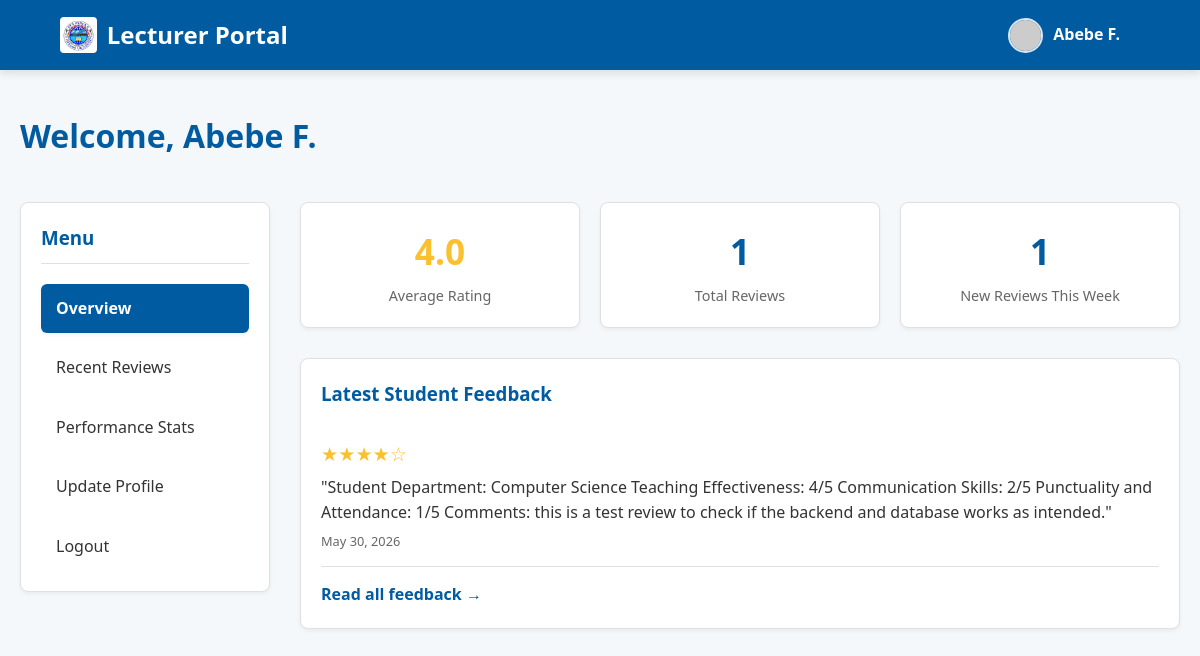
/lecturer/lecturer-dashboard.php (signed in), run on the app's committed database.
### tables this page shows
CREATE TABLE `lecturers` (
  `id` int(11) NOT NULL,
  `name` varchar(100) NOT NULL,
  `valid_id` int(11) NOT NULL,
  `department_id` int(11) NOT NULL
);

CREATE TABLE `reviews` (
  `id` int(11) NOT NULL,
  `review` text NOT NULL,
  `rating` tinyint(4) NOT NULL,
  `lecturer_id` int(11) NOT NULL,
  `course_id` int(11) NOT NULL,
  `student_id` int(11) NOT NULL,
  `created_at` timestamp NULL DEFAULT current_timestamp(),
  `updated_at` timestamp NULL DEFAULT current_timestamp() ON UPDATE current_timestamp()
);

### lecturer/lecturer-dashboard.php (the view, shortened to what this page needs)
<?php
require_once '../data/database.php';
$account_id = $_SESSION['user_id'];
$lecturer_sql = "
    SELECT
        lecturers.id,
        lecturers.name,
        departments.department
    FROM lecturer_accounts
    INNER JOIN lecturers
        ON lecturer_accounts.lecturer_id = lecturers.id
    INNER JOIN departments
        ON lecturers.department_id = departments.id
    WHERE lecturer_accounts.id = ?
    LIMIT 1
";
$lecturer_stmt = $pdo->prepare($lecturer_sql);
$lecturer_stmt->execute([$account_id]);
$lecturer = $lecturer_stmt->fetch(PDO::FETCH_ASSOC);
$lecturer_id = $lecturer['id'];
$lecturer_name = $lecturer['name'];
$stats_sql = "
    SELECT
        COUNT(*) AS total_reviews,
        ROUND(AVG(rating),1) AS average_rating
    FROM reviews
    WHERE lecturer_id = ?
";
$stats_stmt = $pdo->prepare($stats_sql);
$stats_stmt->execute([$lecturer_id]);
$stats = $stats_stmt->fetch(PDO::FETCH_ASSOC);
$total_reviews = $stats['total_reviews'] ?? 0;
$average_rating = $stats['average_rating'] ?? 0;
$week_sql = "
    SELECT COUNT(*) AS weekly_reviews
    FROM reviews
    WHERE lecturer_id = ?
    AND created_at >= DATE_SUB(NOW(), INTERVAL 7 DAY)
";
$week_stmt = $pdo->prepare($week_sql);
$week_stmt->execute([$lecturer_id]);
$weekly_reviews = $week_stmt->fetchColumn();
$reviews_sql = "
    SELECT
        review,
        rating,
        created_at
    FROM reviews
    WHERE lecturer_id = ?
    ORDER BY created_at DESC
    LIMIT 5
";
$reviews_stmt = $pdo->prepare($reviews_sql);
$reviews_stmt->execute([$lecturer_id]);
$latest_reviews = $reviews_stmt->fetchAll(PDO::FETCH_ASSOC);
?>
<!DOCTYPE html>
<html lang="en">
<head>
  <link rel="stylesheet" href="../css/style.css">
  <link rel="stylesheet" href="../css/responsive.css">
  <link rel="stylesheet" href="../css/dashboard.css">
</head>
<body>
  <nav class="navbar">
    <div class="nav-brand">
      <a href="lecturer-dashboard.php" class="logo-btn-link" title="Go to Dashboard">
        <img src="../images/download.jpg" alt="Hawassa University Logo" class="logo-btn-img">
      </a>
      Lecturer Portal
    </div>
    <div class="nav-actions" style="display: flex; align-items: center; margin-left: auto; margin-right: 20px;">
      <div class="profile-avatar" style="display:flex; align-items:center; gap:10px; cursor:pointer;">
        <img src="https://placehold.co/40x40"
             alt="Lecturer Avatar"
             style="border-radius:50%; width:35px; height:35px; border:2px solid rgba(255, 255, 255, 0.85);">
        <span class="profile-name" style="color:white; font-weight:bold;">
          <?php echo htmlspecialchars($lecturer_name); ?>
        </span>
      </div>
    </div>
  </nav>
  <div class="container">
    <h2 class="section-title" style="text-align: left;">
      Welcome, <?php echo htmlspecialchars($lecturer_name); ?>
    </h2>
    <div class="dashboard-container">
      <aside class="sidebar">
        <h3>Menu</h3>
        <nav class="sidebar-nav">
          <a href="lecturer-dashboard.php" class="active">Overview</a>
          <a href="lecturer-feedback.php">Recent Reviews</a>
          <a href="lecturer-statistics.php">Performance Stats</a>
          <a href="lecturer-profile.php">Update Profile</a>
          <a href="../logout.php">Logout</a>
        </nav>
      </aside>
      <main class="main-content">
        <div class="stat-grid">
          <div class="stat-card">
            <div class="stat-value" style="color: var(--accent-gold);">
              <?php echo $average_rating; ?>
            </div>
            <div class="stat-label">Average Rating</div>
          </div>
          <div class="stat-card">
            <div class="stat-value">
              <?php echo $total_reviews; ?>
            </div>
            <div class="stat-label">Total Reviews</div>
          </div>
          <div class="stat-card">
            <div class="stat-value">
              <?php echo $weekly_reviews; ?>
            </div>
            <div class="stat-label">New Reviews This Week</div>
          </div>
        </div>
        <div class="recent-activity" style="margin-top: 30px;">
          <h3>Latest Student Feedback</h3>
          <?php if(empty($latest_reviews)): ?>
            <div class="activity-item">
              <p>No reviews have been submitted yet.</p>
            </div>
          <?php else: ?>
            <?php foreach($latest_reviews as $review): ?>
              <div class="activity-item">
                <span style="color: var(--accent-gold); font-size: 1.2rem;">
                  <?php
                  echo str_repeat('★', $review['rating']);
                  echo str_repeat('☆', 5 - $review['rating']);
                  ?>
                </span>
                <p style="margin-top: 5px;">
                  "<?php echo htmlspecialchars($review['review']); ?>"
                </p>
                <p style="font-size: 0.8rem; color: var(--text-light); margin-top: 5px;">
                  <?php echo date('M d, Y', strtotime($review['created_at'])); ?>
                </p>
              </div>
            <?php endforeach; ?>
          <?php endif; ?>
          <a href="lecturer-feedback.php"
             style="display: inline-block; margin-top: 15px; color: var(--primary-blue); font-weight: bold;">
            Read all feedback →
          </a>
        </div>
      </main>
    </div>
  </div>
</body>
</html>

### css/style.css (style rules this page uses)
:root { --primary-blue: #005ba1; --light-blue: #007bff; --accent-gold: #fbc02d; --accent-yellow: #fff59d; --bg-color: #f4f8fb; --card-bg: #ffffff; --text-dark: #333333; --text-light: #666666; --border-color: #e0e0e0; --font-family: 'Segoe UI', Tahoma, Geneva, Verdana, sans-serif; --shadow-sm: 0 2px 4px rgba(0,0,0,0.05); --shadow-md: 0 4px 8px rgba(0,0,0,0.1); --shadow-hover: 0 8px 16px rgba(0,0,0,0.15); --transition-fast: 0.3s ease-in-out; }
* { margin: 0; padding: 0; box-sizing: border-box; }
body { font-family: var(--font-family); background-color: var(--bg-color); color: var(--text-dark); line-height: 1.6; transition: background-color var(--transition-fast), color var(--transition-fast); animation: pageFadeIn 0.5s cubic-bezier(0.16, 1, 0.3, 1); }
a { text-decoration: none; color: inherit; }
.navbar { background-color: var(--primary-blue); color: white; padding: 1rem 5%; display: flex; justify-content: space-between; align-items: center; position: sticky; top: 0; z-index: 100; box-shadow: var(--shadow-md); }
.nav-brand { font-size: 1.5rem; font-weight: bold; display: flex; align-items: center; gap: 10px; }
.container { max-width: 1200px; margin: 0 auto; padding: 40px 20px; }
.section-title { text-align: center; color: var(--primary-blue); margin-bottom: 40px; font-size: 2rem; position: relative; }
.logo-btn-link { display: inline-flex; align-items: center; justify-content: center; transition: opacity var(--transition-fast), transform var(--transition-fast); }
.logo-btn-img { height: 36px; width: auto; border-radius: 4px; object-fit: contain; display: block; }

### css/dashboard.css (style rules this page uses)
.dashboard-container { display: flex; gap: 30px; margin-top: 20px; }
.sidebar { width: 250px; background-color: var(--card-bg); border-radius: 8px; padding: 20px; box-shadow: var(--shadow-sm); border: 1px solid var(--border-color); height: fit-content; }
.sidebar h3 { color: var(--primary-blue); margin-bottom: 20px; padding-bottom: 10px; border-bottom: 1px solid var(--border-color); }
.sidebar-nav { display: flex; flex-direction: column; gap: 10px; }
.sidebar-nav a { padding: 12px 15px; border-radius: 6px; transition: all var(--transition-fast); color: var(--text-dark); display: block; font-weight: 500; }
.sidebar-nav a.active { background-color: var(--primary-blue); color: white; box-shadow: var(--shadow-sm); font-weight: bold; }
.main-content { flex: 1; }
.stat-grid { display: grid; grid-template-columns: repeat(auto-fit, minmax(200px, 1fr)); gap: 20px; margin-bottom: 30px; }
.stat-card { background: var(--card-bg); padding: 20px; border-radius: 8px; text-align: center; box-shadow: var(--shadow-sm); border: 1px solid var(--border-color); }
.stat-value { font-size: 2.2rem; font-weight: bold; color: var(--primary-blue); margin-bottom: 5px; }
.stat-label { color: var(--text-light); font-size: 0.9rem; }
.recent-activity { background: var(--card-bg); padding: 20px; border-radius: 8px; box-shadow: var(--shadow-sm); border: 1px solid var(--border-color); }
.recent-activity h3 { margin-bottom: 15px; color: var(--primary-blue); }
.activity-item { padding: 15px 0; border-bottom: 1px solid var(--border-color); }

### data on the page
lecturers: name "Abebe F."
reviews: rating "★★★★", rating "☆", review "Student Department: Computer Science Teaching Effectiveness: 4/5 Communication Skills: 2/5 Punctuality and Attendance: 1/5 Comments: this is a test review to check if the backend and database works as intended.", created_at "May 30, 2026"

### other printed values
$average_rating "4.0"
$total_reviews "1"
$weekly_reviews "1"
